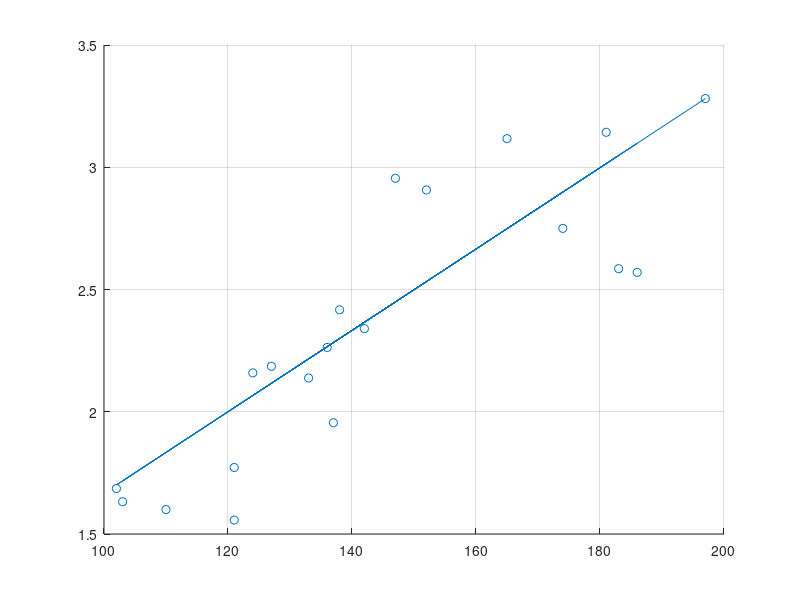

The MATLAB script that drew this image:


x = [197,165,174,102,152,124,121,186,136,133,181,110,103,121,147,142,138,137,183,127]
y = [3.281,3.117,2.75,1.686,2.907,2.159,1.772,2.57,2.263,2.138,3.143,1.6,1.632,1.557,2.955,2.34,2.417,1.955,2.585,2.186]




x_avg = sum(x)/length(x);
y_avg = sum(y)/length(y);
numerator=0
dividend=0
for i = 1:length(x)
  x_factor = x(i)-x_avg;
  y_factor = y(i)-y_avg;
  numerator += x_factor*y_factor
  dividend += power(x(i)-x_avg,2);
 endfor
b = numerator/dividend
# a = y -bx  ->  a = 4.5 - 0.9b (we take a random point (197,3.281)
a = 3.281-(197*b)

#normal formula: y = a+bx
y_regress = a + b*x

#plot data and lin. regression line
scatter(x,y)
hold on
plot(x,y_regress)
grid on
